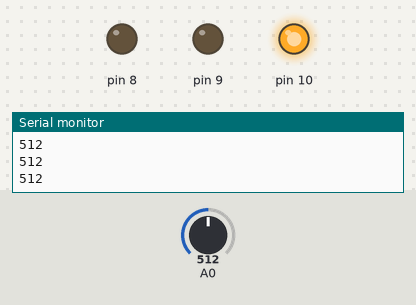
Recording of a sketch running on a simulated Arduino Uno, built with avr-gcc and run on an emulated ATmega328P. Parts: output pins drawn as LEDs (lit = HIGH), the last lines printed to the serial monitor. The test bench sets the inputs (shaded band); at power-on: A0 = 512.

Above: at 1.2 s.
1.3 s: A0 set to 584
2.8 s: A0 set to 610
At 3.5 s:
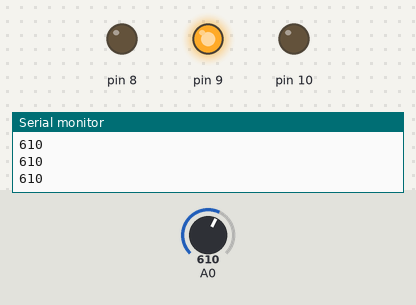
4.3 s: A0 set to 888
5.8 s: A0 set to 918
At 7.0 s:
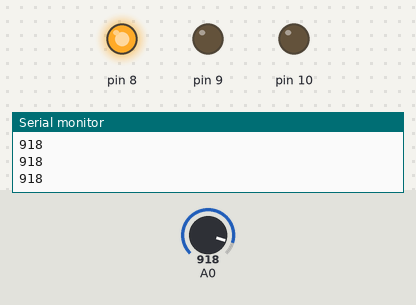
7.3 s: A0 set to 900
At 8.0 s:
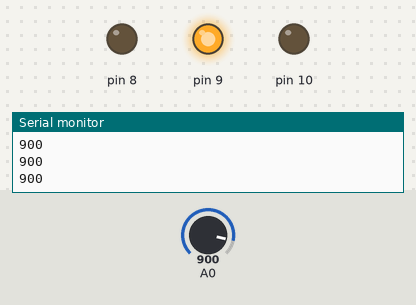
8.8 s: A0 set to 1023
At 9.3 s:
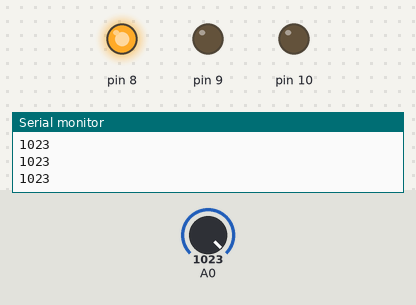
Timing chart, 0 to 11.3 s (numbered marks = the images above; inputs shaded):
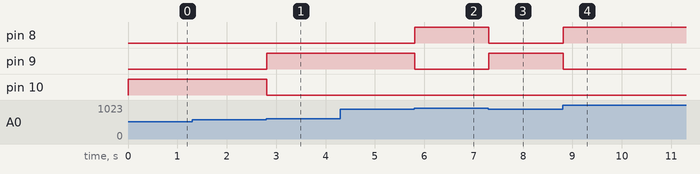

Measured:
- the behaviour switches between 600 and 601 on A0 (found by bisection; images 0 and 1)
- the behaviour switches between 900 and 901 on A0 (found by bisection; images 1 and 2)
- after the input at 2.8 s, pin 9: LOW → HIGH at once; pin 10: HIGH → LOW at once
- after the input at 5.8 s, pin 8: LOW → HIGH at once; pin 9: HIGH → LOW at once
- after the input at 7.3 s, pin 8: HIGH → LOW at once; pin 9: LOW → HIGH at once
- after the input at 8.8 s, pin 8: LOW → HIGH at once; pin 9: HIGH → LOW at once

The sketch:

light_meter_2.ino
```cpp
int sensor;
void setup() {
  // put your setup code here, to run once:
  Serial.begin(9600);
  pinMode(8,OUTPUT);
  pinMode(9,OUTPUT);
  pinMode(10,OUTPUT);
  pinMode(A0,INPUT);

}

void loop() {
  // put your main code here, to run repeatedly:
  sensor = analogRead(A0);
  Serial.println(sensor);

    if (sensor > 900) {
       digitalWrite(8,HIGH);
       digitalWrite(9,LOW);
       digitalWrite(10,LOW);
    }
    else {
              if (sensor > 600) {
                 digitalWrite(9,HIGH);
                 digitalWrite(8,LOW);
                 digitalWrite(10,LOW);
              }
              else {
                 digitalWrite(10,HIGH);
                 digitalWrite(8,LOW);
                 digitalWrite(9,LOW);
              }
         }

}
```
